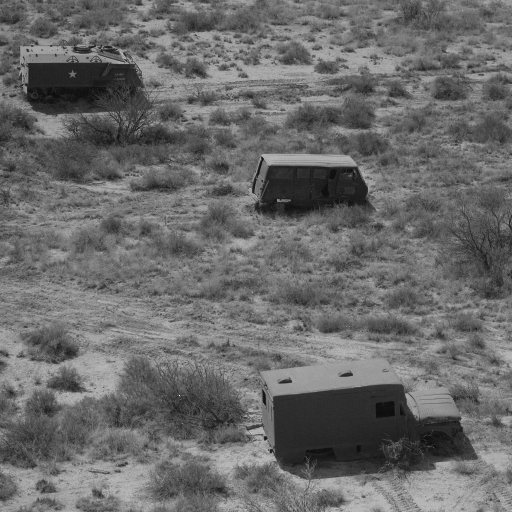
#> input picture Dataset/7.1.05.tiff, 512 x 512 px, found by its file name
$ python Sobel_edge_detection.py
#> lines starting #> are read from the running program, lines starting #| are printed output that depends on the picture
import skimage.io as io
import skimage.filters as fl
import matplotlib.pyplot as plt
import skimage.exposure as ex

f = io.imread('D:\\DIP_python\\Dataset\\misc\\7.1.05.tiff')
#> f is the input picture: shape (512, 512); min 12, max 249, mean 106.4

edge_p=fl.sobel(f)
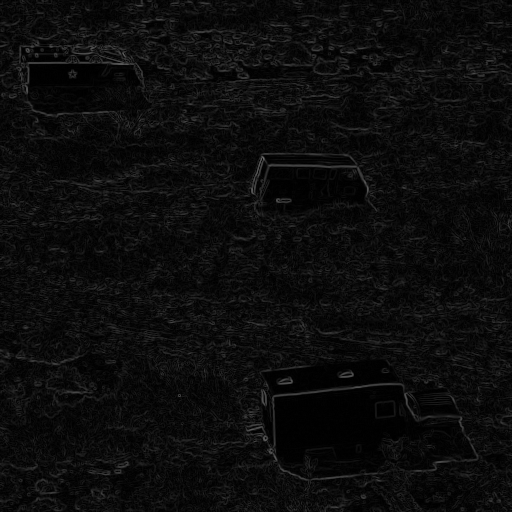
#> edge_p: shape (512, 512) float64; min 0, max 0.437, mean 0.0492

plt.subplot(2,1,1)
plt.axis('off')
plt.title('Original image')
plt.imshow(ex.rescale_intensity(f,out_range=(0.0,1.0)),cmap='gray')

plt.subplot(2,1,2)
plt.axis('off')
plt.title('Image filtered with Sobel operator')
plt.imshow(ex.rescale_intensity(edge_p,out_range=(0.0,1.0)),cmap='gray')

plt.show()
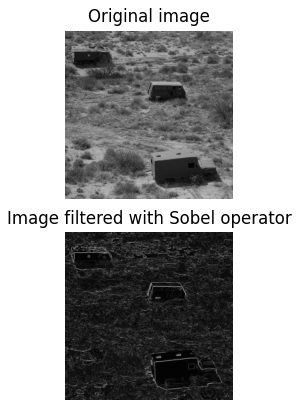
#> figure drawn by matplotlib, 2 panels

$ run again, with Dataset/4.1.03.tiff copied over Dataset/7.1.05.tiff
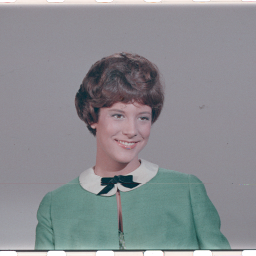
#> input picture Dataset/4.1.03.tiff, 256 x 256 px, found by its file name
#> f is the input picture: shape (256, 256, 3); mean R, G, B 137.6, 140, 144
#> `edge_p=fl.sobel(f)`:
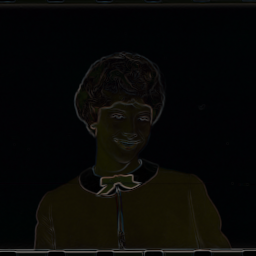
#> edge_p: shape (256, 256, 3) float64; mean R, G, B 0.0359, 0.0351, 0.0267
#> `plt.show()`:
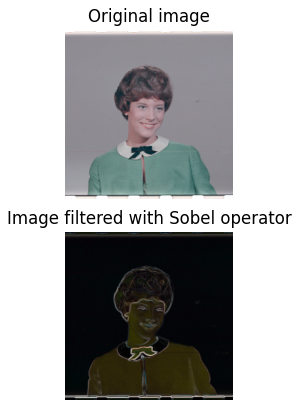
#> figure drawn by matplotlib, 2 panels
